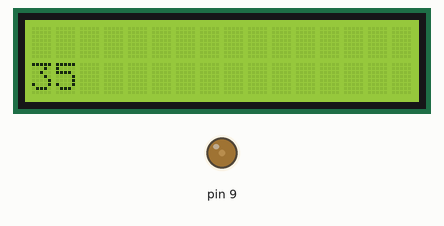
This sketch was run on a simulated Arduino Uno, built with avr-gcc and run on an emulated ATmega328P. Shown: 16×2 character LCD, output pins drawn as LEDs (lit = HIGH). Random numbers use the default seed unless the sketch sets one.

Above: at 0.1 s.
At 4.1 s:
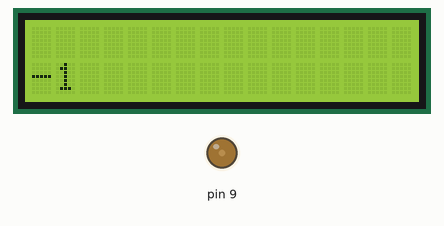
At 10.1 s:
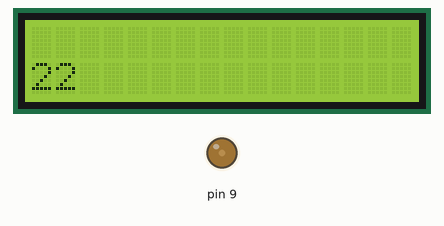
At 19.2 s:
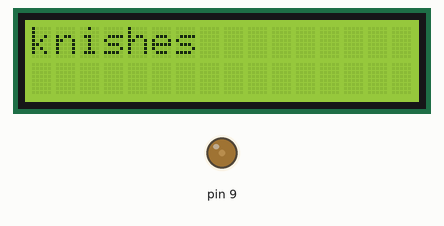
At 28.2 s:
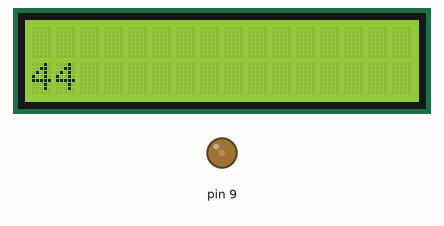
At 39.2 s:
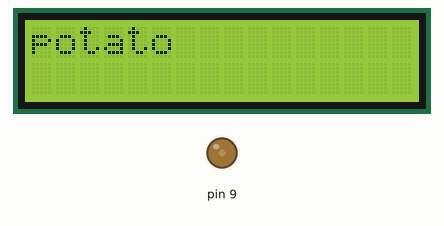

Measured:
- what the display in image 1 shows lasts 0.5 s, from 4.1 s to 4.6 s

The sketch:

sketch_apr06j.ino
```cpp
// include the library code:
#include <LiquidCrystal.h>

// initialize the library with the numbers of the interface pins
LiquidCrystal lcd(12, 11, 5, 4, 3, 2);

void setup() {
  randomSeed(analogRead(0));
  // declare pin 9 to be an output:
  pinMode(9, OUTPUT);
  analogWrite(9, 50);
  // set up the LCD's number of columns and rows:
  lcd.begin(16, 2);
  // Print a message to the LCD.
  lcd.clear();
  lcd.print("");
}

void loop() {
  int x = random(5);
  lcd.setCursor(0,1);
  int randNumber = random(100); // gets a new rand
  int wordNum = randNumber -x;
  lcd.print(randNumber-x);
  delay(500);
  lcd.clear();  // clears then runs after delay
  delay(500);
  x++;
  if(wordNum>50){
    lcd.print("potato");
  }else if(wordNum<50){
    lcd.print("knishes");
  }
  delay(500);

  lcd.clear();  // clears then runs after delay
   delay(500);
}
```
